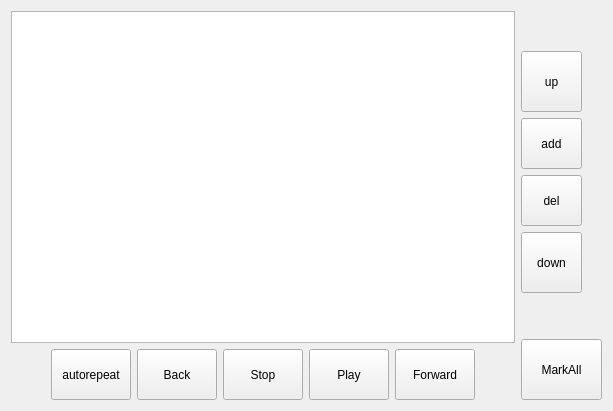
              <widget class="QWidget" name="page_3">
               <layout class="QHBoxLayout" name="horizontalLayout_18">
                <item>
                 <layout class="QHBoxLayout" name="horizontalLayout_17">
                  <item>
                   <layout class="QVBoxLayout" name="verticalLayout_16">
                    <item>
                     <widget class="QListWidget" name="listWidget">
                      <property name="font">
                       <font>
                        <pointsize>22</pointsize>
                       </font>
                      </property>
                     </widget>
                    </item>
                    <item>
                     <layout class="QHBoxLayout" name="horizontalLayout_13">
                      <item>
                       <spacer name="horizontalSpacer_10">
                        <property name="orientation">
                         <enum>Qt::Horizontal</enum>
                        </property>
                        <property name="sizeType">
                         <enum>QSizePolicy::Minimum</enum>
                        </property>
                        <property name="sizeHint" stdset="0">
                         <size>
                          <width>40</width>
                          <height>20</height>
                         </size>
                        </property>
                       </spacer>
                      </item>
                      <item>
                       <widget class="QPushButton" name="pB_autorepeat">
                        <property name="sizePolicy">
                         <sizepolicy hsizetype="Expanding" vsizetype="Preferred">
                          <horstretch>0</horstretch>
                          <verstretch>0</verstretch>
                         </sizepolicy>
                        </property>
                        <property name="minimumSize">
                         <size>
                          <width>65</width>
                          <height>51</height>
                         </size>
                        </property>
                        <property name="maximumSize">
                         <size>
                          <width>81</width>
                          <height>61</height>
                         </size>
                        </property>
                        <property name="focusPolicy">
                         <enum>Qt::NoFocus</enum>
                        </property>
                        <property name="text">
                         <string>autorepeat</string>
                        </property>
                        <property name="checkable">
                         <bool>true</bool>
                        </property>
                       </widget>
                      </item>
                      <item>
                       <widget class="QPushButton" name="pB_Audio_back_2">
                        <property name="sizePolicy">
                         <sizepolicy hsizetype="Expanding" vsizetype="Preferred">
                          <horstretch>0</horstretch>
                          <verstretch>0</verstretch>
                         </sizepolicy>
                        </property>
                        <property name="minimumSize">
                         <size>
                          <width>65</width>
                          <height>51</height>
                         </size>
                        </property>
                        <property name="maximumSize">
                         <size>
                          <width>81</width>
                          <height>61</height>
                         </size>
                        </property>
                        <property name="text">
                         <string>Back</string>
                        </property>
                       </widget>
                      </item>
                      <item>
                       <widget class="QPushButton" name="pB_Audio_stop_2">
                        <property name="sizePolicy">
                         <sizepolicy hsizetype="Expanding" vsizetype="Preferred">
                          <horstretch>0</horstretch>
                          <verstretch>0</verstretch>
                         </sizepolicy>
                        </property>
                        <property name="minimumSize">
                         <size>
                          <width>65</width>
                          <height>51</height>
                         </size>
                        </property>
                        <property name="maximumSize">
                         <size>
                          <width>121</width>
                          <height>61</height>
                         </size>
                        </property>
                        <property name="text">
                         <string>Stop</string>
                        </property>
                       </widget>
                      </item>
                      <item>
                       <widget class="QPushButton" name="pB_Audio_play_pause_2">
                        <property name="sizePolicy">
                         <sizepolicy hsizetype="Expanding" vsizetype="Preferred">
                          <horstretch>0</horstretch>
                          <verstretch>0</verstretch>
                         </sizepolicy>
                        </property>
                        <property name="minimumSize">
                         <size>
                          <width>65</width>
                          <height>51</height>
                         </size>
                        </property>
                        <property name="maximumSize">
                         <size>
                          <width>121</width>
                          <height>61</height>
                         </size>
                        </property>
                        <property name="text">
                         <string>Play</string>
                        </property>
                       </widget>
                      </item>
                      <item>
                       <widget class="QPushButton" name="pB_Audio_forward_2">
                        <property name="sizePolicy">
                         <sizepolicy hsizetype="Expanding" vsizetype="Preferred">
                          <horstretch>0</horstretch>
                          <verstretch>0</verstretch>
                         </sizepolicy>
                        </property>
                        <property name="minimumSize">
                         <size>
                          <width>65</width>
                          <height>51</height>
                         </size>
                        </property>
                        <property name="maximumSize">
                         <size>
                          <width>81</width>
                          <height>61</height>
                         </size>
                        </property>
                        <property name="text">
                         <string>Forward</string>
                        </property>
                       </widget>
                      </item>
                      <item>
                       <spacer name="horizontalSpacer_9">
                        <property name="orientation">
                         <enum>Qt::Horizontal</enum>
                        </property>
                        <property name="sizeType">
                         <enum>QSizePolicy::Minimum</enum>
                        </property>
                        <property name="sizeHint" stdset="0">
                         <size>
                          <width>40</width>
                          <height>20</height>
                         </size>
                        </property>
                       </spacer>
                      </item>
                     </layout>
                    </item>
                   </layout>
                  </item>
                  <item>
                   <layout class="QVBoxLayout" name="verticalLayout_15">
                    <item>
                     <spacer name="verticalSpacer_19">
                      <property name="orientation">
                       <enum>Qt::Vertical</enum>
                      </property>
                      <property name="sizeHint" stdset="0">
                       <size>
                        <width>20</width>
                        <height>40</height>
                       </size>
                      </property>
                     </spacer>
                    </item>
                    <item>
                     <widget class="QPushButton" name="pB_move_down_2">
                      <property name="minimumSize">
                       <size>
                        <width>61</width>
                        <height>61</height>
                       </size>
                      </property>
                      <property name="maximumSize">
                       <size>
                        <width>61</width>
                        <height>91</height>
                       </size>
                      </property>
                      <property name="text">
                       <string>up</string>
                      </property>
                     </widget>
                    </item>
                    <item>
                     <widget class="QPushButton" name="pB_add_on_playlist">
                      <property name="minimumSize">
                       <size>
                        <width>61</width>
                        <height>51</height>
                       </size>
                      </property>
                      <property name="maximumSize">
                       <size>
                        <width>61</width>
                        <height>16777215</height>
                       </size>
                      </property>
                      <property name="text">
                       <string>add</string>
                      </property>
                     </widget>
                    </item>
                    <item>
                     <widget class="QPushButton" name="pB_del_from_playlist">
                      <property name="minimumSize">
                       <size>
                        <width>61</width>
                        <height>51</height>
                       </size>
                      </property>
                      <property name="maximumSize">
                       <size>
                        <width>61</width>
                        <height>16777215</height>
                       </size>
                      </property>
                      <property name="text">
                       <string>del</string>
                      </property>
                     </widget>
                    </item>
                    <item>
                     <widget class="QPushButton" name="pB_move_down">
                      <property name="minimumSize">
                       <size>
                        <width>61</width>
                        <height>61</height>
                       </size>
                      </property>
                      <property name="maximumSize">
                       <size>
                        <width>61</width>
                        <height>91</height>
                       </size>
                      </property>
                      <property name="text">
                       <string>down</string>
                      </property>
                     </widget>
                    </item>
                    <item>
                     <spacer name="verticalSpacer_18">
                      <property name="orientation">
                       <enum>Qt::Vertical</enum>
                      </property>
                      <property name="sizeHint" stdset="0">
                       <size>
                        <width>20</width>
                        <height>40</height>
                       </size>
                      </property>
                     </spacer>
                    </item>
                    <item>
                     <widget class="QPushButton" name="pB_markAll">
                      <property name="minimumSize">
                       <size>
                        <width>81</width>
                        <height>61</height>
                       </size>
                      </property>
                      <property name="maximumSize">
                       <size>
                        <width>70</width>
                        <height>16777215</height>
                       </size>
                      </property>
                      <property name="focusPolicy">
                       <enum>Qt::NoFocus</enum>
                      </property>
                      <property name="text">
                       <string>MarkAll</string>
                      </property>
                     </widget>
                    </item>
                   </layout>
                  </item>
                 </layout>
                </item>
               </layout>
              </widget>
